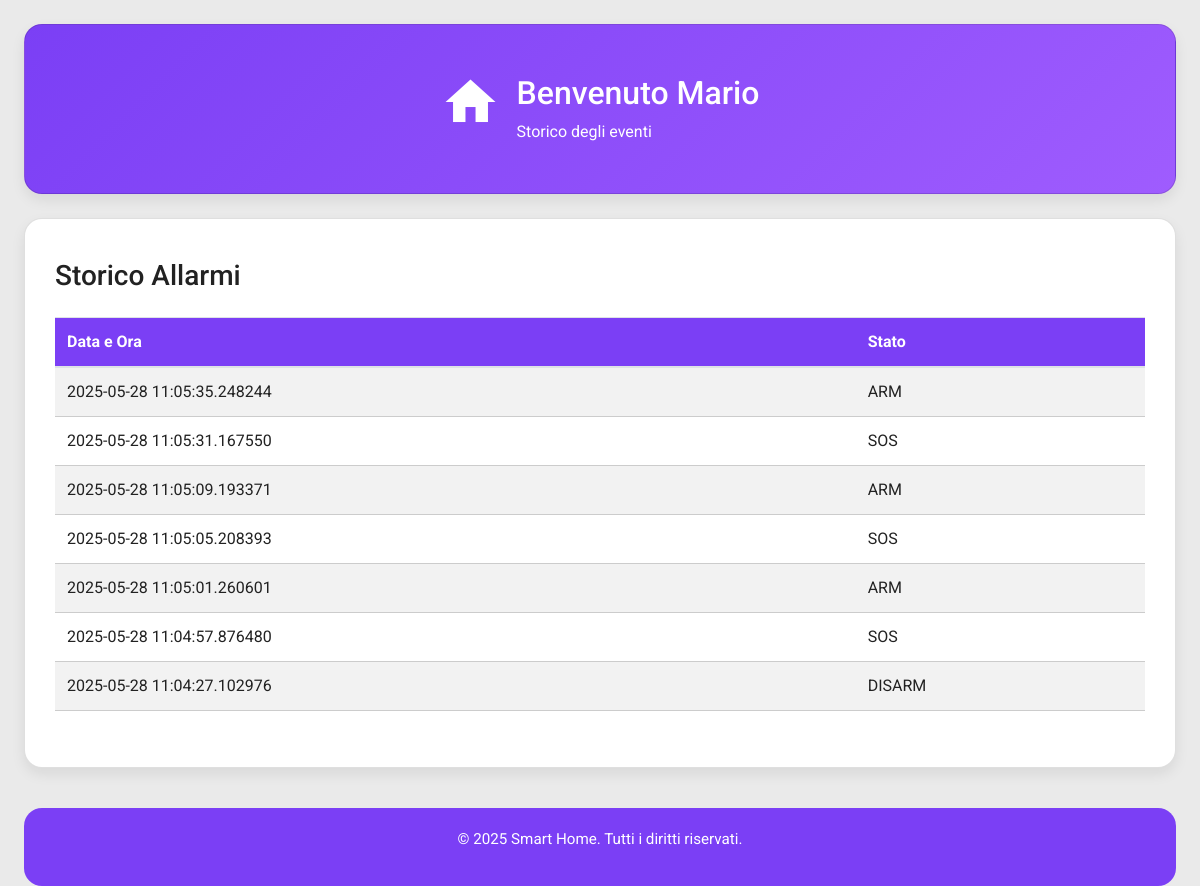
Before: /storico with the older database file.
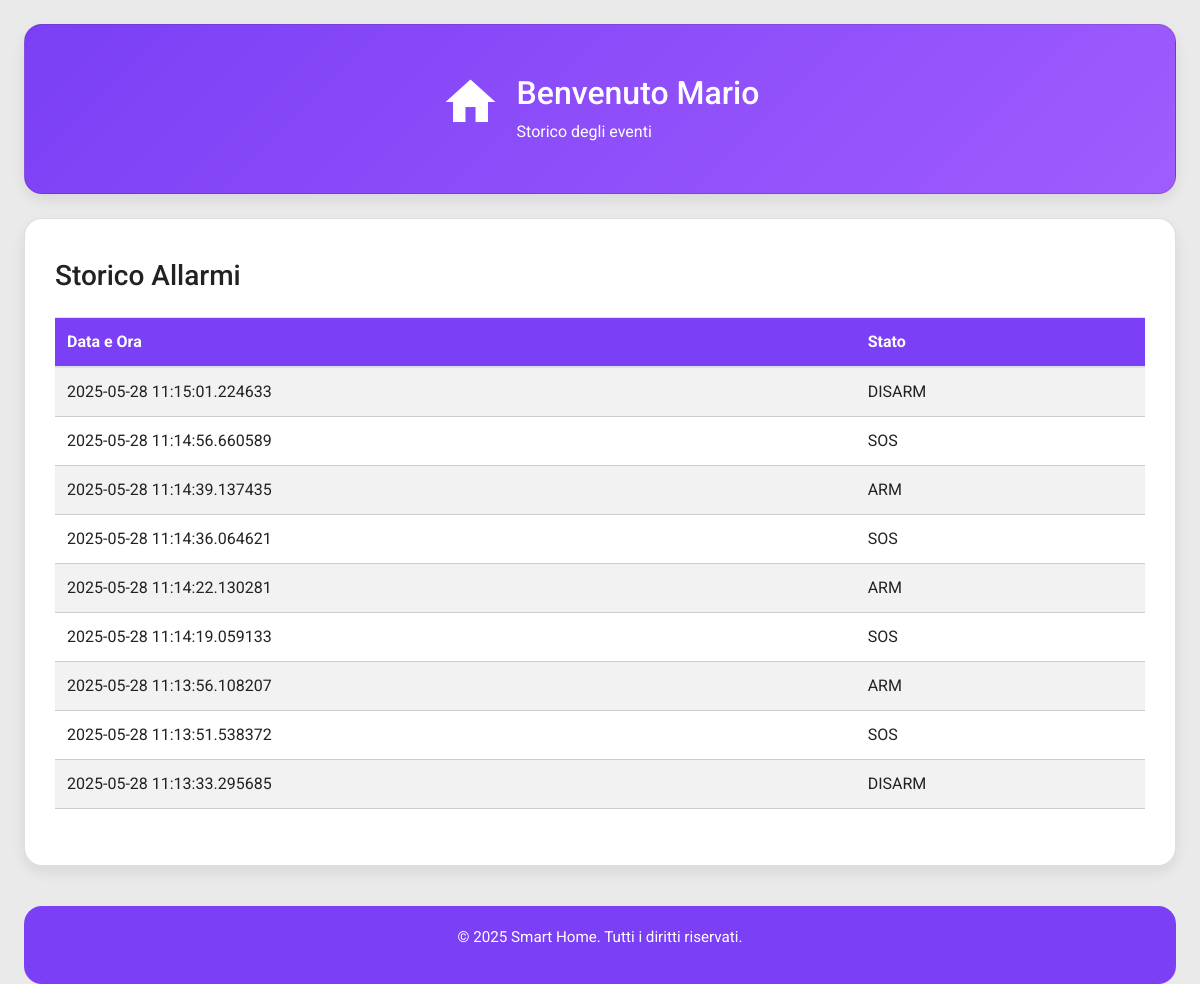
After: the same page with the newer database file.
### app.py (models this page shows, shortened)
class StoricoAllarme(db.Model):
    __tablename__ = 'StoricoAllarme'
    id = db.Column(db.Integer, primary_key=True)
    data_ora = db.Column(db.DateTime, nullable=False, default=datetime.now)
    stato = db.Column(db.String(10), nullable=False)

### app.py (the view)
@app.route('/storico')
def storico():
    try:
        allarmi = get_allarmi()
        return render_template('Storico.html', allarmi=allarmi)
    except Exception as e:
        return f"Errore nel caricamento dello storico: {str(e)}", 500

### app.py (called while the page is built)
def get_allarmi():
    return StoricoAllarme.query.order_by(StoricoAllarme.data_ora.desc()).all()

### templates/Storico.html (shortened to what this page needs)
<!DOCTYPE html>
<html lang="en">
<head>
    <link rel="stylesheet" href="https://cdn.jsdelivr.net/npm/bootstrap@4.1.3/dist/css/bootstrap.min.css">
    <link rel="stylesheet" href="../static/style/styles.css">
</head>
<body>
    <main>
        <div class="dashboard">
            <div class="card Profile">
                <div style="display: flex; align-items: center;">
                    <a href="{{ url_for('index') }}">
                          <span class="material-icons icon">home</span>
                    </a>
                    <div style="margin-left: 16px;">
                        <div class="title"><h2>Benvenuto Mario</h2></div>
                        <div class="subtitle">Storico degli eventi</div>
                    </div>
                </div>
            </div>
        </div>
        <div class="card">
                <h3>Storico Allarmi</h3>
                <table class="table table-striped mt-3">
                    <thead>
                        <tr>
                            <th>Data e Ora</th>
                            <th>Stato</th>
                        </tr>
                    </thead>
                    <tbody>
                        {% for allarme in allarmi %}
                            <tr>
                                <td>{{ allarme.data_ora }}</td>
                                <td>{{ allarme.stato }}</td>
                            </tr>
                        {% endfor %}
                    </tbody>
                </table>
            </div>
    </main>
</body>
<footer class="footer">
    <p>&copy; 2025 Smart Home. Tutti i diritti riservati.</p>
</footer>
</html>

### static/style/styles.css (style rules this page uses)
:root { --purple-start: #7B3FF5; --purple-end: #9F5CFE; --card-bg: #ffffff; --text-primary: #222; --text-secondary: #666; --radius: 18px; --shadow: 0 6px 14px rgba(0,0,0,0.08); }
* { box-sizing: border-box; margin: 0; padding: 0; }
html, body { height: 100%; }
main { flex: 1; }
body { font-family: 'Roboto', sans-serif; background: rgba(207, 206, 206, 0.42); padding: 24px; color: var(--text-primary); display: flex; flex-direction: column; }
.dashboard { display: grid; gap: 20px; margin-bottom: 24px; grid-template-columns: repeat(auto-fit, minmax(300px, 1fr)); align-items: start; }
.card { background: var(--card-bg); border-radius: var(--radius); box-shadow: var(--shadow); padding: 40px 30px; display: flex; flex-direction: column; align-items: flex-start; justify-content: flex-start; transition: transform .15s ease, box-shadow .15s ease; position: relative; color: var(--text-primary); width: 100%; align-self: start; }
.Profile { background: linear-gradient(135deg, var(--purple-start), var(--purple-end)); color: white; grid-column: 1 / -1; flex-direction: row; align-items: center; justify-content: center; height: 170px; }
.Profile a { text-decoration: none; color: white; }
.icon { font-size: 46px; margin-bottom: 14px; }
.Profile .icon { font-size: 60px; }
.title { font-size: 1.4rem; font-weight: 600; margin-bottom: 6px; }
.footer { margin-top: 40px; padding: 20px; background-color: var(--purple-start); color: white; text-align: center; border-radius: var(--radius); font-size: 0.95rem; }
table { width: 100%; border-collapse: collapse; margin-top: 20px; grid-row: span 2; }
table th, table td { padding: 12px 16px; border-bottom: 1px solid #ccc; text-align: left; }
table th { background-color: var(--purple-start); color: white; }

Changed rows visible on the page:
removed StoricoAllarme: data_ora "2025-05-28 11:05:35.248244", stato "ARM"
removed StoricoAllarme: data_ora "2025-05-28 11:05:31.167550", stato "SOS"
removed StoricoAllarme: data_ora "2025-05-28 11:05:09.193371", stato "ARM"
removed StoricoAllarme: data_ora "2025-05-28 11:05:05.208393", stato "SOS"
removed StoricoAllarme: data_ora "2025-05-28 11:05:01.260601", stato "ARM"
removed StoricoAllarme: data_ora "2025-05-28 11:04:57.876480", stato "SOS"
removed StoricoAllarme: data_ora "2025-05-28 11:04:27.102976", stato "DISARM"
added StoricoAllarme: data_ora "2025-05-28 11:15:01.224633", stato "DISARM"
added StoricoAllarme: data_ora "2025-05-28 11:14:56.660589", stato "SOS"
added StoricoAllarme: data_ora "2025-05-28 11:14:39.137435", stato "ARM"
added StoricoAllarme: data_ora "2025-05-28 11:14:36.064621", stato "SOS"
added StoricoAllarme: data_ora "2025-05-28 11:14:22.130281", stato "ARM"
added StoricoAllarme: data_ora "2025-05-28 11:14:19.059133", stato "SOS"
added StoricoAllarme: data_ora "2025-05-28 11:13:56.108207", stato "ARM"
added StoricoAllarme: data_ora "2025-05-28 11:13:51.538372", stato "SOS"
added StoricoAllarme: data_ora "2025-05-28 11:13:33.295685", stato "DISARM"
